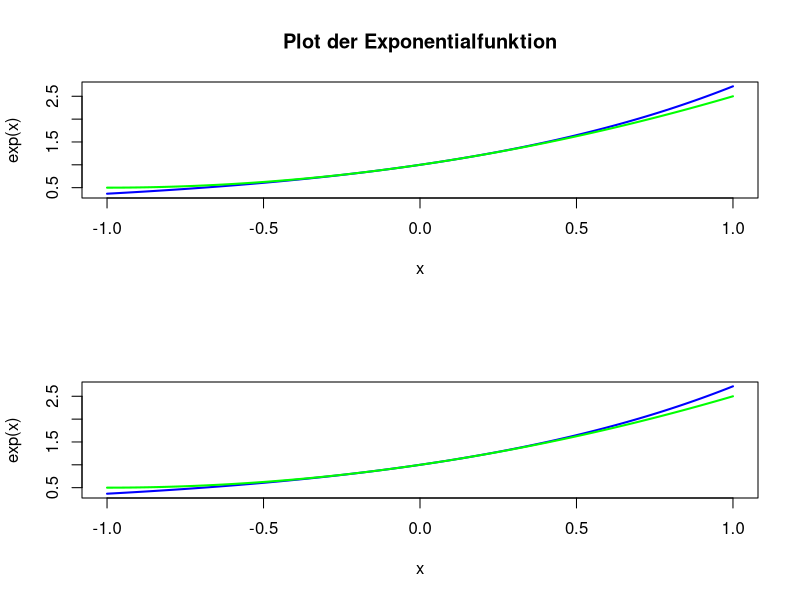

This figure's R source:
par(mfrow=c(2,1))
x = seq(-1, 1, length.out=100)
y1 = exp(x)
plot(x,y1, type="l", col="blue", lwd=2,
     xlab="x", ylab="exp(x)", main="Plot der Exponentialfunktion")

y2 = x^2/2 + x+1
lines(x,y2, type="l", col="green", lwd=2)

curve(exp(x), from = -1, to = 1, col = "blue", lwd = 2)
curve((x^2/2) + x + 1, from = -1, to = 1, col = "green", lwd = 2, add = TRUE)